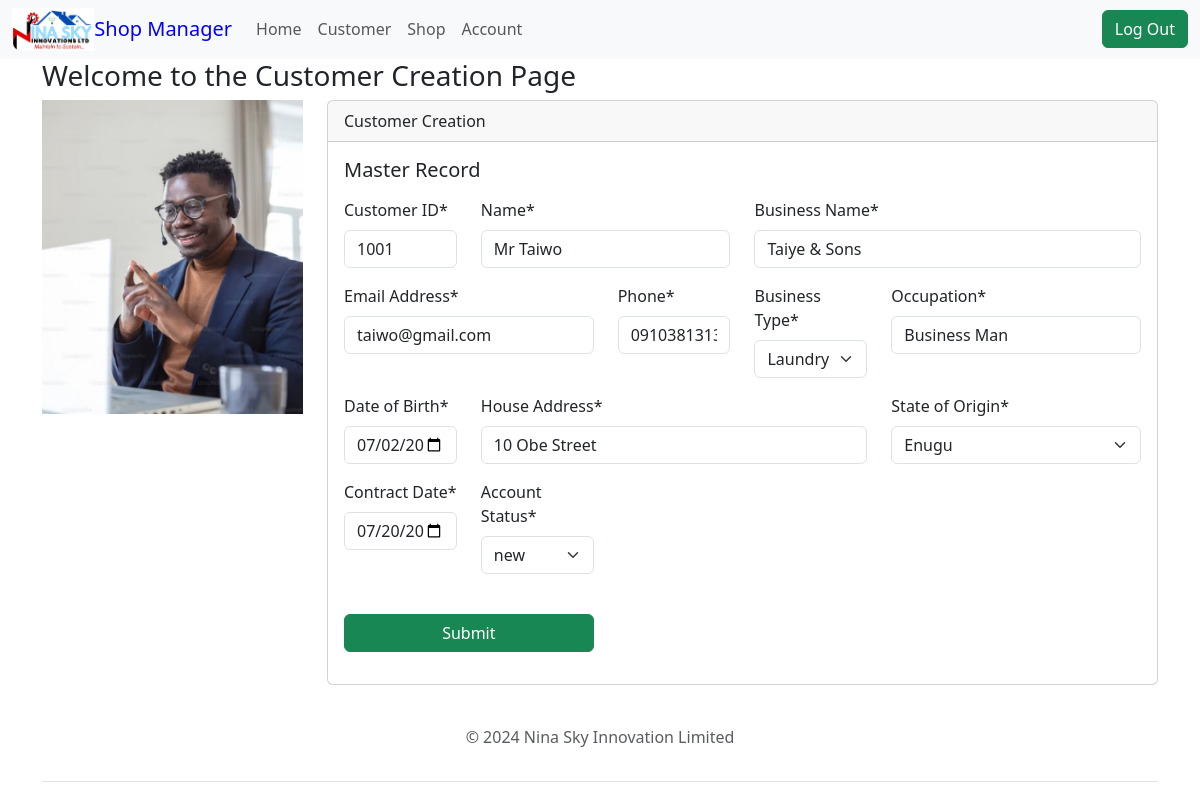
/customer/customer/1 (signed in), run on the app's committed database.
### customer/models.py (models this page shows, shortened)
class Customer(models.Model):
    NATURE = [
        ('Supermarket', 'Supermarket'),
        ('Laundry', 'Laundry'),
        ('Pharmacy', 'Pharmacy'),
        ('Courier/Dispatch', 'Courier/Dispatch'),
        ('Banking/Insurance', 'Banking/Insurance'),
        ('Barbing/Salon', 'Barbing/Salon'),
    ]
    STATUS = [
        ('new', 'new'),
        ('renewal', 'renewal'),
        ('exited', 'exited'),
    ]
    STATES = [
    ("Abia", "Abia"),
    ("Adamawa", "Adamawa"),
    ("Akwa Ibom", "Akwa Ibom"),
    ("Anambra", "Anambra"),
    ("Bauchi", "Bauchi"),
    ("Bayelsa", "Bayelsa"),
    ("Benue", "Benue"),
    ("Borno", "Borno"),
    ("Cross River", "Cross River"),
    ("Delta", "Delta"),
    ("Ebonyi", "Ebonyi"),
    ("Edo", "Edo"),
    ("Ekiti", "Ekiti"),
    ("Enugu", "Enugu"),
    ("Gombe", "Gombe"),
    ("Imo", "Imo"),
    ("Jigawa", "Jigawa"),
    ("Kaduna", "Kaduna"),
    ("Kano", "Kano"),
    ("Katsina", "Katsina"),
    ("Kebbi", "Kebbi"),
    ("Kogi", "Kogi"),
    ("Kwara", "Kwara"),
    ("Lagos", "Lagos"),
    ("Nasarawa", "Nasarawa"),
    ("Niger", "Niger"),
    ("Ogun", "Ogun"),
    ("Ondo", "Ondo"),
    ("Osun", "Osun"),
    ("Oyo", "Oyo"),
    ("Plateau", "Plateau"),
    ("Rivers", "Rivers"),
    ("Sokoto", "Sokoto"),
    ("Taraba", "Taraba"),
    ("Yobe", "Yobe"),
    ("Zamfara", "Zamfara")
]
    no = models.CharField(max_length=4, unique=True)
    name = models.CharField(max_length=100)
    business = models.CharField(max_length=225)
    email = models.EmailField(unique=True)
    phone = models.CharField(max_length=11, unique=True)
    dob = models.DateField(default=None)
    address = models.CharField(max_length=225)
    state = models.CharField(max_length=225, choices=STATES)
    occupation = models.CharField(max_length=50)
    nature = models.CharField(max_length=25, choices=NATURE, default="")
    status = models.CharField(max_length=10, choices=STATUS, default='')
    date = models.DateField()
    approval =models.BooleanField(default=False)
    exitdate = models.DateField(blank=True, null=True)
    nextdue = models.DateField(blank=True, null=True)

### customer/views.py (the view, shortened to what this page needs)
# urls.py: path('customer/<int:id>', views.customer_form, name="customer_update"),
@login_required
def customer_form(request, id=0):
    if request.method == "GET":
        if id == 0:
            form = CustomerForm()
        else:
            customer = Customer.objects.get(pk=id)
            form = CustomerForm(instance=customer)
        return render(request, 'customer/customer_form.html', {'form':form})

### templates/customer/customer_form.html (shortened to what this page needs)
{% extends 'base.html' %} {% block title %} Customer Master Record {% endblock %}
{% load static %}
{% load crispy_forms_tags %}
{% block content %}
<div class="container">
    <div class="row">
        <h3>Welcome to the Customer Creation Page</h3>
    </div>
    <div class="row">
        <div class="col-md-3">
            <img src="{% static 'images/customer.jpg' %}" class="card-img-top mx-auto"  alt="Happy Customers">
        </div>
        <div class="col-md-9">
            <div class="card mx-auto">
                <div class="card-header">Customer Creation</div>
                <div class="card-body">
                    <h5 class="card-title">Master Record</h5>
                    <p class="card-text">
                    <form action="" method="POST" autocomplete="off">
                        <div class="row">
                            <div class="col-md-2">
                                {{form.no|as_crispy_field}}
                            </div>
                            <div class="col-md-4">
                                {{form.name|as_crispy_field}}
                            </div>
                            <div class="col-md-6">
                                {{form.business|as_crispy_field}}
                            </div>
                        </div>
                        <div class="row">
                            <div class="col-md-4">
                                {{form.email|as_crispy_field}}
                            </div>
                            <div class="col-md-2">
                                {{form.phone|as_crispy_field}}
                            </div>
                            <div class="col-md-2">
                                {{form.nature|as_crispy_field}}
                            </div>
                            <div class="col-md-4">
                                {{form.occupation|as_crispy_field}}
                            </div>
                        </div>
                        <div class="row">
                            <div class="col-md-2">
                                {{form.dob|as_crispy_field}}
                            </div>
                            <div class="col-md-6">
                                {{form.address|as_crispy_field}}
                            </div>
                            <div class="col-md-4">
                                {{form.state|as_crispy_field}}
                            </div>
                        </div>
                        <div class="row">
                            <div class="col-md-2">
                                {{form.date|as_crispy_field}}
                            </div>
                            <div class="col-md-2">
                                {{form.status|as_crispy_field}}
                            </div>
                        </div>
                        <div class="row">
                                <div class="col-md-4">
                                <button  type="submit" class="btn btn-success w-100">Submit</button>
                                </div>
                                <div class="col-md-6">
                                </div>
                        </div>
                    </form>
                </p>
                </div>
            </div>
        </div>
        </div>
    </div>
{% endblock %}

### data on the page
Customer: no "1001", name "Mr Taiwo", business "Taiye & Sons", email "taiwo@gmail.com", phone "0910381313", nature "Laundry", occupation "Business Man", dob "07/02/2024", address "10 Obe Street", state "Enugu", date "07/20/2024", status "new"
